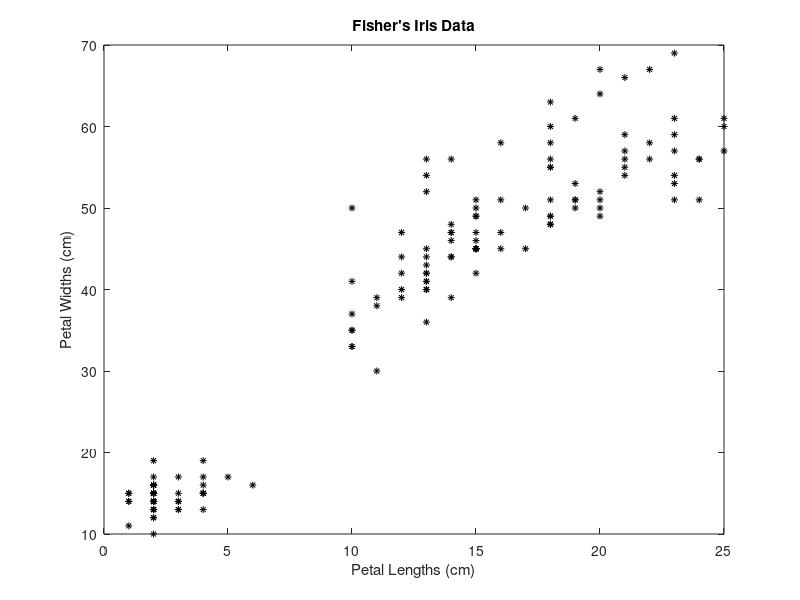
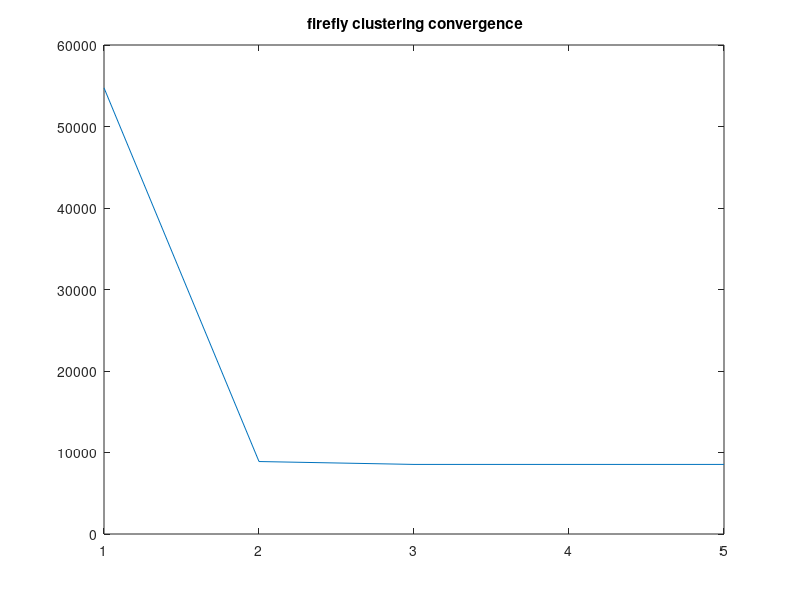
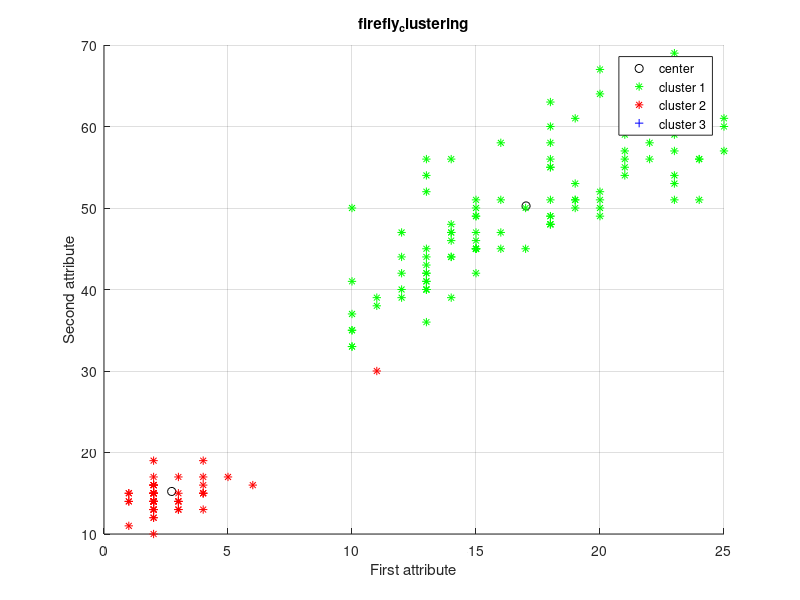

Write MATLAB code to recreate these figures, in order. (Note: this script raises an error after producing the figures.)
sam=load('iris2.txt');
figure(1)
plot(sam(:,1),sam(:,2),'k*','MarkerSize',5);
title 'Fisher''s Iris Data';
xlabel 'Petal Lengths (cm)';
ylabel 'Petal Widths (cm)';
rng(1); % For reproducibility


N=20;       
% randomness 0-1
alpha=0.2;   
% Absorption coefficient
gamma=1.0;   
% number of iterations
M=6;       
% number of clusters
K=2;         
% number of samples and number of attributes
[S,D]=size(sam);
%D=D-1;
sam1=sam(:,1:D);
% initial light intensity
%lightn=rand(N,K*D);
time=[]
%plot3(sam(:,1),sam(:,2),sam(:,3),'*');grid;box;
  % line(sam(:,1),sam(:,2),sam(:,3),'linestyle','none','marker','*','color','g');
t=1;
% initialize clustering matrix clamt is a N*S
for i=1:N
    clmat(i,:)=randperm(S);
    clmat(i,clmat(i,:)>K)=ceil(rand(1,sum(clmat(i,:)>K))*K);
end

%%
% initialize best fitness
fitt=inf*ones(1,N);
% best clustring
fljg=clmat(1,:);
%  The initial locations of n fireflies
x=zeros(N,K*D);
cen=zeros(K,D);
fitt2=fitt;
% best solution
fg= inf;
pg=x(1,:);

%%
%----------start---------%
while t<M
    tic
   % t
    for i=1:N
        ww=zeros(S,K);
        % if belong class, the value is 1 otherwise 0
        for ii=1:S
            ww(ii,clmat(i,ii))=1;
        end
        ccc=[];tmp=0;
        for j= 1:K
            % sum of attributes values
            sumcs = sum(ww(:,j)*ones(1,D).*sam1);
            % number of attributes
            countcs = sum(ww(:,j));
            % class center
            % attributes' number is 0, the center is 0
            if countcs==0
                cen(j,:)=zeros(1,D);
            % otherwise the center is mean of attributes value
            else
                cen(j,:)=sumcs/countcs;
                 centmp(j,:)=cen(j,:);
            end
            ccc=[ccc,cen(j,:)];
            aa=find(ww(:,j)==1);
            if length(aa)~=0
                for k=1:length(aa)
                    tmp=tmp+(sum((sam1(aa(k),:)-cen(j,:)).^2));
                end
            end
        end
        x(i,:)=ccc;
        %best fitness
        fitt2(i)=tmp;    
    end
    % update.move
    [lightn,index] = sort(fitt2);
    x=x(index,:);
      
    for i=1:N
        if fitt2(i)<fg
            pg=x(i,:);
            fg=fitt2(i);
            fljg=clmat(i,:);
        end
    end

    fg
    %fljg
    checkline(t)=fg;
    
    for i=1:N
        for j=1:N
            r=0;
            for k=1:K*D
            r=sqrt((x(1,k)-x(i,k))^2+r);
            end

            % the firefly movement
            if lightn(i)<lightn(j)
                beta0=1;
                beta=beta0*exp(-gamma*r.^2);
                x(i,:)=x(i,:).*(1-beta)+x(j,:).*beta+alpha.*(rand-0.5);
             % update centriod
                for z=1:K
                    cen(z,:)=x(i,(z-1)*D+1:z*D);
                end
                
                cent = cen;
                u = zeros(S,D,'double');
                m = 2;
                for ii = 1:S
                    for jj = 1:K
                        num = sum((sam1(ii,:)-cen(jj,:)).^2);
                        den = 0; frac = 0.00;
                        for kk = 1:K
                            den = sum((sam1(ii,:)-cen(kk,:)).^2);
                            frac = frac + (num/den)^(2.0/(m-1));
                        end    
                        u(ii,jj) = 1.00/frac; 
                    end
                end
                for jj = 1:K
                    den = 0;
                    xtemp = zeros(1,D);
                    for ii = 1:S
                        xtemp = xtemp + sam1(ii,:).*((u(ii,jj)^m));
                        den = den + u(ii,jj)^m;
                    end
                    cen(jj,:) = xtemp/den;
                end   
                
                
             %update
             %getting new central point
                for p=1:S
                    tmp1=zeros(1,K);
                    for k=1:K
             %the distance between sample and central point
                    tmp1(k)=sum((sam1(p,:)-cen(k,:)).^2);
                    end
             %clustering
                    [tmp2 clmat(i,p)]=min(tmp1);
               end


            end
       end
        %fljg=clmat(i,:);
    end
        %lightn
    time(t)=toc;
t=t+1;
       % checkline(t)=fg;
end
%%
interdist=0;
for i=1:K
    for j=1:K
        if i~=j
        interdist=interdist+sum((centmp(i,:)-centmp(j,:)).^2);
        end
    end
end
interdist=interdist/2;

    
%%
%display
a=[];
b=[];
c=[];
d=[];
for i=1:S
    if fljg(i)==1.0
     a(end+1)=i;
    elseif fljg(i)==2.0
        b(end+1)=i;
    elseif fljg(i)==3.0
        c(end+1)=i;
    elseif fljg(i)==4.0
        d(end+1)=i;
    end
end

     
    
    
    
    
    
    toc
    
    

    
%%       Abandoned
    
    
    
%% get best solution
    for i=1:N
         if fitt2(i)<fg
             pg=x(i,:);
             fg=fitt2(i);
             %current best clutering
             fljg=clmat(i,:);
         end
    end
fprintf('Initial centroids should be:');    
fprintf( '%d, %d \n' ,pg);   


figure(2)
plot(checkline);
title(' firefly clustering convergence');
figure(3)
%plot3(cen(:,1),cen(:,2),cen(:,3),'o');grid;box
plot(cen(:,1),cen(:,2),'ko');grid;box
title('firefly_clustering')
xlabel('First attribute')
ylabel('Second attribute')
YY=[1 2 3 4];
% index1 = find(YY(1) == best_solution)
% index2 = find(YY(2) == best_solution)
% index3 = find(YY(3) == best_solution)
% index4 = find(YY(4) == best_solution)
   line(sam(a,1),sam(a,2),'linestyle','none','marker','*','color','g');
   line(sam(b,1),sam(b,2),'linestyle','none','marker','*','color','r');
   line(sam(c,1),sam(c,2),'linestyle','none','marker','+','color','b');
   line(sam(d,1),sam(d,2),'linestyle','none','marker','s','color','b');
   legend('center','cluster 1','cluster 2','cluster 3')
rotate3d
std1=std2(sam1(a,:));
std22=std2(sam1(b,:));
std3=std2(sam1(c,:));
std4=std2(sam1(d,:));


%%%%%%%%%%%%%%%%%%%%%%%%%%%%% quality of clusters %%%%%%%%%%%%%%%%%%%%%%
data = sam1;
ids = fljg;
n_clusters = 2; 
[center,U,obj_fcn] = fcm(data, n_clusters);
[maxU,ids] = max(U);
%%%%%% (1) calculation of Silhoutte coefficient%%%%%
figure(4)
[silh,h] = silhouette(data, ids);
avrgScore = mean(silh);
fprintf('Mean value of the silhoutte value over all the points is %f\n',avrgScore);

%%%% (2)calculation of Dunn Index%%%%%%%%
distM=squareform(pdist(data));
disp(sprintf('Dunns index is %d', dunns(K,distM,ids)));
figure(5)
scatter(data(:,1),data(:,2),10,ids,'filled');title('Clusters found by firefly algorithm');axis equal;

